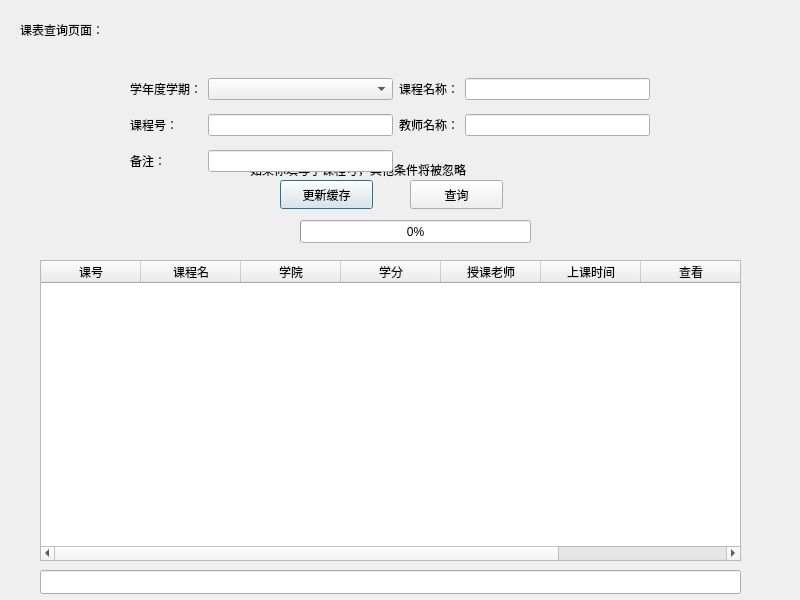
<?xml version="1.0" encoding="UTF-8"?>
<ui version="4.0">
 <class>CourseQueryPage</class>
 <widget class="QDialog" name="CourseQueryPage">
  <property name="geometry">
   <rect>
    <x>0</x>
    <y>0</y>
    <width>800</width>
    <height>600</height>
   </rect>
  </property>
  <property name="windowTitle">
   <string>课表查询</string>
  </property>
  <property name="windowIcon">
   <iconset resource="../res.qrc">
    <normaloff>:/favicon.png</normaloff>:/favicon.png</iconset>
  </property>
  <widget class="QLabel" name="label">
   <property name="geometry">
    <rect>
     <x>20</x>
     <y>20</y>
     <width>201</width>
     <height>20</height>
    </rect>
   </property>
   <property name="text">
    <string>课表查询页面：</string>
   </property>
  </widget>
  <widget class="QPushButton" name="updateButton">
   <property name="geometry">
    <rect>
     <x>280</x>
     <y>180</y>
     <width>93</width>
     <height>29</height>
    </rect>
   </property>
   <property name="text">
    <string>更新缓存</string>
   </property>
  </widget>
  <widget class="QLabel" name="rsult_overview">
   <property name="geometry">
    <rect>
     <x>50</x>
     <y>240</y>
     <width>671</width>
     <height>20</height>
    </rect>
   </property>
   <property name="text">
    <string/>
   </property>
  </widget>
  <widget class="QProgressBar" name="progressBar">
   <property name="geometry">
    <rect>
     <x>300</x>
     <y>220</y>
     <width>231</width>
     <height>23</height>
    </rect>
   </property>
   <property name="value">
    <number>0</number>
   </property>
  </widget>
  <widget class="QTableWidget" name="courseTable">
   <property name="geometry">
    <rect>
     <x>40</x>
     <y>260</y>
     <width>701</width>
     <height>301</height>
    </rect>
   </property>
   <property name="sizeAdjustPolicy">
    <enum>QAbstractScrollArea::SizeAdjustPolicy::AdjustToContents</enum>
   </property>
   <property name="editTriggers">
    <set>QAbstractItemView::EditTrigger::NoEditTriggers</set>
   </property>
   <property name="alternatingRowColors">
    <bool>true</bool>
   </property>
   <property name="selectionMode">
    <enum>QAbstractItemView::SelectionMode::NoSelection</enum>
   </property>
   <property name="columnCount">
    <number>8</number>
   </property>
   <column>
    <property name="text">
     <string>课号</string>
    </property>
   </column>
   <column>
    <property name="text">
     <string>课程名</string>
    </property>
   </column>
   <column>
    <property name="text">
     <string>学院</string>
    </property>
   </column>
   <column>
    <property name="text">
     <string>学分</string>
    </property>
   </column>
   <column>
    <property name="text">
     <string>授课老师</string>
    </property>
   </column>
   <column>
    <property name="text">
     <string>上课时间</string>
    </property>
   </column>
   <column>
    <property name="text">
     <string>查看</string>
    </property>
   </column>
   <column>
    <property name="text">
     <string>添加到课表</string>
    </property>
   </column>
  </widget>
  <widget class="QPushButton" name="queryButton">
   <property name="geometry">
    <rect>
     <x>410</x>
     <y>180</y>
     <width>93</width>
     <height>29</height>
    </rect>
   </property>
   <property name="text">
    <string>查询</string>
   </property>
  </widget>
  <widget class="QLabel" name="label_7">
   <property name="geometry">
    <rect>
     <x>250</x>
     <y>160</y>
     <width>401</width>
     <height>20</height>
    </rect>
   </property>
   <property name="text">
    <string>如果你填写了课程号，其他条件将被忽略</string>
   </property>
  </widget>
  <widget class="QWidget" name="layoutWidget">
   <property name="geometry">
    <rect>
     <x>130</x>
     <y>70</y>
     <width>520</width>
     <height>110</height>
    </rect>
   </property>
   <layout class="QGridLayout" name="gridLayout">
    <item row="0" column="0">
     <widget class="QLabel" name="label_2">
      <property name="text">
       <string>学年度学期：</string>
      </property>
     </widget>
    </item>
    <item row="0" column="3">
     <widget class="QLineEdit" name="kcmcEdit"/>
    </item>
    <item row="0" column="2">
     <widget class="QLabel" name="label_3">
      <property name="text">
       <string>课程名称：</string>
      </property>
     </widget>
    </item>
    <item row="1" column="0">
     <widget class="QLabel" name="label_4">
      <property name="text">
       <string>课程号：</string>
      </property>
     </widget>
    </item>
    <item row="1" column="3">
     <widget class="QLineEdit" name="jsmcEdit"/>
    </item>
    <item row="0" column="1">
     <widget class="QComboBox" name="xndxqEdit">
      <property name="currentText">
       <string/>
      </property>
     </widget>
    </item>
    <item row="1" column="2">
     <widget class="QLabel" name="label_5">
      <property name="text">
       <string>教师名称：</string>
      </property>
     </widget>
    </item>
    <item row="1" column="1">
     <widget class="QLineEdit" name="kchEdit"/>
    </item>
    <item row="2" column="0">
     <widget class="QLabel" name="label_6">
      <property name="text">
       <string>备注：</string>
      </property>
     </widget>
    </item>
    <item row="2" column="1">
     <widget class="QLineEdit" name="remarkEdit"/>
    </item>
   </layout>
  </widget>
  <widget class="QLineEdit" name="tableHintEdit">
   <property name="geometry">
    <rect>
     <x>40</x>
     <y>570</y>
     <width>701</width>
     <height>24</height>
    </rect>
   </property>
   <property name="readOnly">
    <bool>true</bool>
   </property>
  </widget>
 </widget>
 <resources>
  <include location="../res.qrc"/>
 </resources>
 <connections/>
</ui>
